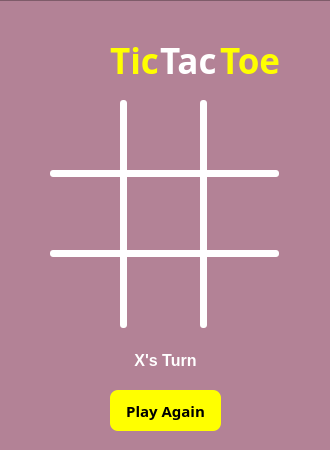
<?xml version="1.0" encoding="UTF-8"?>
<ui version="4.0">
 <class>janela_jogodavelha</class>
 <widget class="QDialog" name="janela_jogodavelha">
  <property name="geometry">
   <rect>
    <x>0</x>
    <y>0</y>
    <width>330</width>
    <height>450</height>
   </rect>
  </property>
  <property name="minimumSize">
   <size>
    <width>330</width>
    <height>450</height>
   </size>
  </property>
  <property name="maximumSize">
   <size>
    <width>330</width>
    <height>450</height>
   </size>
  </property>
  <property name="windowTitle">
   <string>Tic Tac Toe</string>
  </property>
  <property name="windowIcon">
   <iconset>
    <normaloff>../img/keycap-number-sign_23-fe0f-20e3.png</normaloff>../img/keycap-number-sign_23-fe0f-20e3.png</iconset>
  </property>
  <property name="styleSheet">
   <string notr="true">background-color: rgb(255, 185, 213);</string>
  </property>
  <widget class="QLabel" name="icon_velha">
   <property name="geometry">
    <rect>
     <x>40</x>
     <y>30</y>
     <width>61</width>
     <height>61</height>
    </rect>
   </property>
   <property name="styleSheet">
    <string notr="true">background-color: transparent;</string>
   </property>
   <property name="text">
    <string/>
   </property>
   <property name="pixmap">
    <pixmap>../img/old-woman_light-skin-tone_1f475-1f3fb_1f3fb.png</pixmap>
   </property>
   <property name="scaledContents">
    <bool>true</bool>
   </property>
  </widget>
  <widget class="QLabel" name="title_jogo">
   <property name="geometry">
    <rect>
     <x>110</x>
     <y>40</y>
     <width>61</width>
     <height>41</height>
    </rect>
   </property>
   <property name="font">
    <font>
     <family>Bosch Sans Black</family>
     <pointsize>26</pointsize>
     <weight>75</weight>
     <bold>true</bold>
    </font>
   </property>
   <property name="styleSheet">
    <string notr="true">background-color: transparent;
color: rgb(255, 255, 0);</string>
   </property>
   <property name="text">
    <string>Tic</string>
   </property>
  </widget>
  <widget class="Line" name="line_4">
   <property name="geometry">
    <rect>
     <x>200</x>
     <y>100</y>
     <width>7</width>
     <height>228</height>
    </rect>
   </property>
   <property name="styleSheet">
    <string notr="true">background-color: rgb(255, 255, 255);
border-radius: 3px;</string>
   </property>
   <property name="orientation">
    <enum>Qt::Vertical</enum>
   </property>
  </widget>
  <widget class="Line" name="line_3">
   <property name="geometry">
    <rect>
     <x>120</x>
     <y>100</y>
     <width>7</width>
     <height>228</height>
    </rect>
   </property>
   <property name="styleSheet">
    <string notr="true">border: none;
background-color: rgb(255, 255, 255);
border-radius: 3px;</string>
   </property>
   <property name="orientation">
    <enum>Qt::Vertical</enum>
   </property>
  </widget>
  <widget class="Line" name="line">
   <property name="geometry">
    <rect>
     <x>50</x>
     <y>170</y>
     <width>229</width>
     <height>7</height>
    </rect>
   </property>
   <property name="minimumSize">
    <size>
     <width>0</width>
     <height>0</height>
    </size>
   </property>
   <property name="maximumSize">
    <size>
     <width>16777215</width>
     <height>16777215</height>
    </size>
   </property>
   <property name="styleSheet">
    <string notr="true">background-color: rgb(255, 255, 255);
border-radius: 3px;</string>
   </property>
   <property name="orientation">
    <enum>Qt::Horizontal</enum>
   </property>
  </widget>
  <widget class="Line" name="line_2">
   <property name="geometry">
    <rect>
     <x>50</x>
     <y>250</y>
     <width>229</width>
     <height>7</height>
    </rect>
   </property>
   <property name="styleSheet">
    <string notr="true">background-color: rgb(255, 255, 255);
border-radius: 3px;</string>
   </property>
   <property name="orientation">
    <enum>Qt::Horizontal</enum>
   </property>
  </widget>
  <widget class="QPushButton" name="btn1">
   <property name="geometry">
    <rect>
     <x>50</x>
     <y>100</y>
     <width>68</width>
     <height>68</height>
    </rect>
   </property>
   <property name="font">
    <font>
     <pointsize>48</pointsize>
    </font>
   </property>
   <property name="styleSheet">
    <string notr="true">border: none;
background-color: transparent;
color: white;</string>
   </property>
   <property name="text">
    <string/>
   </property>
  </widget>
  <widget class="QPushButton" name="btn2">
   <property name="geometry">
    <rect>
     <x>130</x>
     <y>100</y>
     <width>68</width>
     <height>68</height>
    </rect>
   </property>
   <property name="font">
    <font>
     <pointsize>48</pointsize>
    </font>
   </property>
   <property name="styleSheet">
    <string notr="true">border: none;
background-color: transparent;
color: white;</string>
   </property>
   <property name="text">
    <string/>
   </property>
  </widget>
  <widget class="QPushButton" name="btn3">
   <property name="geometry">
    <rect>
     <x>210</x>
     <y>100</y>
     <width>68</width>
     <height>68</height>
    </rect>
   </property>
   <property name="font">
    <font>
     <pointsize>48</pointsize>
    </font>
   </property>
   <property name="styleSheet">
    <string notr="true">border: none;
background-color: transparent;
color: white;</string>
   </property>
   <property name="text">
    <string/>
   </property>
  </widget>
  <widget class="QPushButton" name="btn6">
   <property name="geometry">
    <rect>
     <x>210</x>
     <y>180</y>
     <width>68</width>
     <height>68</height>
    </rect>
   </property>
   <property name="font">
    <font>
     <pointsize>48</pointsize>
    </font>
   </property>
   <property name="styleSheet">
    <string notr="true">border: none;
background-color: transparent;
color: white;</string>
   </property>
   <property name="text">
    <string/>
   </property>
  </widget>
  <widget class="QPushButton" name="btn5">
   <property name="geometry">
    <rect>
     <x>130</x>
     <y>180</y>
     <width>68</width>
     <height>68</height>
    </rect>
   </property>
   <property name="font">
    <font>
     <pointsize>48</pointsize>
    </font>
   </property>
   <property name="styleSheet">
    <string notr="true">border: none;
background-color: transparent;
color: white;</string>
   </property>
   <property name="text">
    <string/>
   </property>
  </widget>
  <widget class="QPushButton" name="btn4">
   <property name="geometry">
    <rect>
     <x>50</x>
     <y>180</y>
     <width>68</width>
     <height>68</height>
    </rect>
   </property>
   <property name="font">
    <font>
     <pointsize>48</pointsize>
    </font>
   </property>
   <property name="styleSheet">
    <string notr="true">border: none;
background-color: transparent;
color: white;</string>
   </property>
   <property name="text">
    <string/>
   </property>
  </widget>
  <widget class="QPushButton" name="btn7">
   <property name="geometry">
    <rect>
     <x>50</x>
     <y>260</y>
     <width>68</width>
     <height>68</height>
    </rect>
   </property>
   <property name="font">
    <font>
     <pointsize>48</pointsize>
    </font>
   </property>
   <property name="styleSheet">
    <string notr="true">border: none;
background-color: transparent;
color: white;</string>
   </property>
   <property name="text">
    <string/>
   </property>
  </widget>
  <widget class="QPushButton" name="btn8">
   <property name="geometry">
    <rect>
     <x>130</x>
     <y>260</y>
     <width>68</width>
     <height>68</height>
    </rect>
   </property>
   <property name="font">
    <font>
     <pointsize>48</pointsize>
    </font>
   </property>
   <property name="styleSheet">
    <string notr="true">border: none;
background-color: transparent;
color: white;</string>
   </property>
   <property name="text">
    <string/>
   </property>
  </widget>
  <widget class="QPushButton" name="btn9">
   <property name="geometry">
    <rect>
     <x>210</x>
     <y>260</y>
     <width>68</width>
     <height>68</height>
    </rect>
   </property>
   <property name="font">
    <font>
     <pointsize>48</pointsize>
    </font>
   </property>
   <property name="styleSheet">
    <string notr="true">border: none;
background-color: transparent;
color: white;</string>
   </property>
   <property name="text">
    <string/>
   </property>
  </widget>
  <widget class="QLabel" name="lbl_turn">
   <property name="geometry">
    <rect>
     <x>50</x>
     <y>340</y>
     <width>231</width>
     <height>41</height>
    </rect>
   </property>
   <property name="font">
    <font>
     <pointsize>12</pointsize>
     <weight>75</weight>
     <bold>true</bold>
     <kerning>true</kerning>
    </font>
   </property>
   <property name="styleSheet">
    <string notr="true">background-color: transparent;
color: rgb(255, 255, 255);</string>
   </property>
   <property name="text">
    <string>X's Turn</string>
   </property>
   <property name="alignment">
    <set>Qt::AlignCenter</set>
   </property>
  </widget>
  <widget class="QLabel" name="label_2">
   <property name="geometry">
    <rect>
     <x>-210</x>
     <y>-20</y>
     <width>761</width>
     <height>481</height>
    </rect>
   </property>
   <property name="text">
    <string/>
   </property>
   <property name="pixmap">
    <pixmap>../img/0a74bc11e8eb0a8a590c71003545eab5.jpg</pixmap>
   </property>
   <property name="scaledContents">
    <bool>true</bool>
   </property>
  </widget>
  <widget class="QGraphicsView" name="graphicsView">
   <property name="geometry">
    <rect>
     <x>-30</x>
     <y>0</y>
     <width>371</width>
     <height>461</height>
    </rect>
   </property>
   <property name="styleSheet">
    <string notr="true">background-color: rgb(0, 0, 0, 0.3);</string>
   </property>
  </widget>
  <widget class="QPushButton" name="btn_playagain">
   <property name="geometry">
    <rect>
     <x>110</x>
     <y>390</y>
     <width>111</width>
     <height>41</height>
    </rect>
   </property>
   <property name="font">
    <font>
     <family>Bosch Sans Bold</family>
     <pointsize>11</pointsize>
     <weight>75</weight>
     <bold>true</bold>
    </font>
   </property>
   <property name="cursor">
    <cursorShape>PointingHandCursor</cursorShape>
   </property>
   <property name="styleSheet">
    <string notr="true">color: rgb(0, 0, 0);
background-color: rgb(255, 255, 0);
border-radius: 8px;</string>
   </property>
   <property name="text">
    <string>Play Again</string>
   </property>
  </widget>
  <widget class="QLabel" name="title_jogo_2">
   <property name="geometry">
    <rect>
     <x>160</x>
     <y>40</y>
     <width>61</width>
     <height>41</height>
    </rect>
   </property>
   <property name="font">
    <font>
     <family>Bosch Sans Black</family>
     <pointsize>26</pointsize>
     <weight>75</weight>
     <bold>true</bold>
    </font>
   </property>
   <property name="styleSheet">
    <string notr="true">background-color: transparent;
color: rgb(255, 255, 255);</string>
   </property>
   <property name="text">
    <string>Tac</string>
   </property>
  </widget>
  <widget class="QLabel" name="title_jogo_3">
   <property name="geometry">
    <rect>
     <x>220</x>
     <y>40</y>
     <width>71</width>
     <height>41</height>
    </rect>
   </property>
   <property name="font">
    <font>
     <family>Bosch Sans Black</family>
     <pointsize>26</pointsize>
     <weight>75</weight>
     <bold>true</bold>
    </font>
   </property>
   <property name="styleSheet">
    <string notr="true">background-color: transparent;
color: rgb(255, 255, 0);</string>
   </property>
   <property name="text">
    <string>Toe</string>
   </property>
  </widget>
  <zorder>label_2</zorder>
  <zorder>graphicsView</zorder>
  <zorder>icon_velha</zorder>
  <zorder>title_jogo</zorder>
  <zorder>line_4</zorder>
  <zorder>line_3</zorder>
  <zorder>line</zorder>
  <zorder>line_2</zorder>
  <zorder>btn1</zorder>
  <zorder>btn2</zorder>
  <zorder>btn3</zorder>
  <zorder>btn6</zorder>
  <zorder>btn5</zorder>
  <zorder>btn4</zorder>
  <zorder>btn7</zorder>
  <zorder>btn8</zorder>
  <zorder>btn9</zorder>
  <zorder>lbl_turn</zorder>
  <zorder>btn_playagain</zorder>
  <zorder>title_jogo_2</zorder>
  <zorder>title_jogo_3</zorder>
 </widget>
 <resources/>
 <connections/>
</ui>
